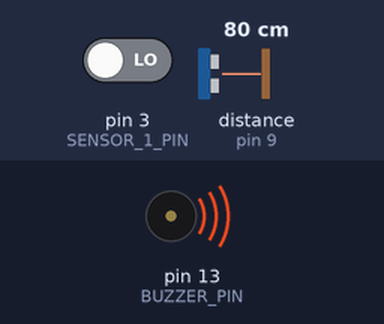
Simulated run of this sketch. Board: Arduino Uno, built with avr-gcc and run on an emulated ATmega328P. Parts: buzzer (waves = sounding, pin HIGH). Wiring (inferred from the names in the program): ultrasonic range finder: trigger pin 8; echo pin 9. Inputs (shaded band) come from the test bench; at power-on: pin 3 (SENSOR_1_PIN) LOW, distance to the obstacle (sensor on pin 9) 80 cm. The echo pulse lasts 58.3 µs per cm; pins used as bus, display or sensor lines are not drawn; what the sketch prints to the serial monitor is not drawn.

Above: at 0.1 s.
Timing chart, 0 to 1.6 s (numbered marks = the images above):
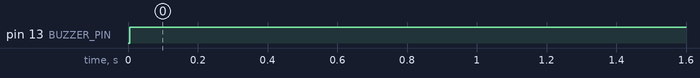

The sketch:

Ultrasonic_sensor1.ino
```cpp
/*
  Arduino Uno + ultrasonic distance sensor + two active-LOW digital sensors + buzzer

  Ultrasonic TRIG: D8
  Ultrasonic ECHO: D9
  Active-LOW sensor inputs: D3 and D4
  Buzzer: D13
  Serial output: distance in cm, one value per line, 9600 baud

  IMPORTANT: This keeps the original sketch's assumption that each extra sensor
  outputs LOW when active. If your sensors have different output behavior, adjust
  sensorIsActive() and/or the wiring notes in README.md.
*/

const byte TRIG_PIN = 8;
const byte ECHO_PIN = 9;
const byte SENSOR_1_PIN = 3;
const byte SENSOR_2_PIN = 4;
const byte BUZZER_PIN = 13;

const unsigned long ECHO_TIMEOUT_US = 30000UL;
const int DANGER_DISTANCE_CM = 5;

bool sensorIsActive(byte pin) {
  // Preserves the original code's active-LOW sensor assumption.
  return digitalRead(pin) == LOW;
}

long readDistanceCm() {
  digitalWrite(TRIG_PIN, LOW);
  delayMicroseconds(2);
  digitalWrite(TRIG_PIN, HIGH);
  delayMicroseconds(10);  // Standard trigger pulse for common HC-SR04 modules
  digitalWrite(TRIG_PIN, LOW);

  unsigned long duration = pulseIn(ECHO_PIN, HIGH, ECHO_TIMEOUT_US);
  if (duration == 0) {
    return -1;  // No echo/timeout; do not treat it as zero-centimeter distance
  }
  return (long)(duration * 0.0343 / 2.0);
}

void setup() {
  Serial.begin(9600);
  pinMode(TRIG_PIN, OUTPUT);
  pinMode(ECHO_PIN, INPUT);
  pinMode(SENSOR_1_PIN, INPUT);
  pinMode(SENSOR_2_PIN, INPUT);
  pinMode(BUZZER_PIN, OUTPUT);
  digitalWrite(TRIG_PIN, LOW);
  digitalWrite(BUZZER_PIN, LOW);
}

void loop() {
  long distanceCm = readDistanceCm();

  bool extraSensorTriggered = sensorIsActive(SENSOR_1_PIN) ||
                              sensorIsActive(SENSOR_2_PIN);
  bool ultrasonicTriggered = distanceCm >= 0 &&
                             distanceCm <= DANGER_DISTANCE_CM;

  digitalWrite(BUZZER_PIN, (extraSensorTriggered || ultrasonicTriggered)
                               ? HIGH
                               : LOW);

  // Python display reads one numeric distance per line. -1 means no echo.
  Serial.println(distanceCm);
  delay(50);  // Allows the ultrasonic echo to settle between readings
}
```

Measured:
- by itself, pin 13 (BUZZER_PIN): LOW → HIGH at 0.01 s
